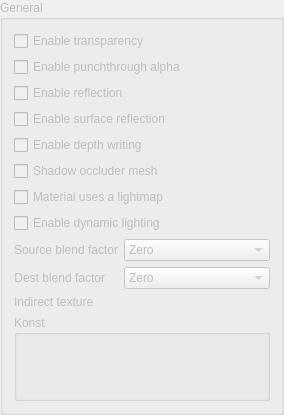
           <widget class="QGroupBox" name="GeneralGroupBox">
            <property name="enabled">
             <bool>false</bool>
            </property>
            <property name="sizePolicy">
             <sizepolicy hsizetype="Preferred" vsizetype="Preferred">
              <horstretch>0</horstretch>
              <verstretch>0</verstretch>
             </sizepolicy>
            </property>
            <property name="title">
             <string>General</string>
            </property>
            <layout class="QVBoxLayout" name="verticalLayout_8">
             <item>
              <widget class="QCheckBox" name="EnableTransparencyCheck">
               <property name="sizePolicy">
                <sizepolicy hsizetype="Preferred" vsizetype="Fixed">
                 <horstretch>0</horstretch>
                 <verstretch>0</verstretch>
                </sizepolicy>
               </property>
               <property name="toolTip">
                <string>Enables depth sorting of transparent materials. Required for transparent materials to render correctly.</string>
               </property>
               <property name="text">
                <string>Enable transparency</string>
               </property>
              </widget>
             </item>
             <item>
              <widget class="QCheckBox" name="EnablePunchthroughCheck">
               <property name="sizePolicy">
                <sizepolicy hsizetype="Preferred" vsizetype="Fixed">
                 <horstretch>0</horstretch>
                 <verstretch>0</verstretch>
                </sizepolicy>
               </property>
               <property name="toolTip">
                <string>Enable for &quot;cardboard cut-out&quot; alpha.</string>
               </property>
               <property name="text">
                <string>Enable punchthrough alpha</string>
               </property>
              </widget>
             </item>
             <item>
              <widget class="QCheckBox" name="EnableReflectionCheck">
               <property name="sizePolicy">
                <sizepolicy hsizetype="Preferred" vsizetype="Fixed">
                 <horstretch>0</horstretch>
                 <verstretch>0</verstretch>
                </sizepolicy>
               </property>
               <property name="toolTip">
                <string>This will make Samus's reflection appear in the material when the player stands near it. May not work properly on some surfaces.</string>
               </property>
               <property name="text">
                <string>Enable reflection</string>
               </property>
              </widget>
             </item>
             <item>
              <widget class="QCheckBox" name="EnableSurfaceReflectionCheck">
               <property name="text">
                <string>Enable surface reflection</string>
               </property>
              </widget>
             </item>
             <item>
              <widget class="QCheckBox" name="EnableDepthWriteCheck">
               <property name="sizePolicy">
                <sizepolicy hsizetype="Preferred" vsizetype="Fixed">
                 <horstretch>0</horstretch>
                 <verstretch>0</verstretch>
                </sizepolicy>
               </property>
               <property name="toolTip">
                <string>Enable this material to write to the depth buffer. This should be enabled.</string>
               </property>
               <property name="text">
                <string>Enable depth writing</string>
               </property>
              </widget>
             </item>
             <item>
              <widget class="QCheckBox" name="EnableOccluderCheck">
               <property name="sizePolicy">
                <sizepolicy hsizetype="Preferred" vsizetype="Fixed">
                 <horstretch>0</horstretch>
                 <verstretch>0</verstretch>
                </sizepolicy>
               </property>
               <property name="toolTip">
                <string>Meshes using this material won't be rendered, but they can be used to cast dynamic shadows on actors. Should only be enabled on terrain.</string>
               </property>
               <property name="text">
                <string>Shadow occluder mesh</string>
               </property>
              </widget>
             </item>
             <item>
              <widget class="QCheckBox" name="EnableLightmapCheck">
               <property name="text">
                <string>Material uses a lightmap</string>
               </property>
              </widget>
             </item>
             <item>
              <widget class="QCheckBox" name="EnableDynamicLightingCheck">
               <property name="sizePolicy">
                <sizepolicy hsizetype="Preferred" vsizetype="Fixed">
                 <horstretch>0</horstretch>
                 <verstretch>0</verstretch>
                </sizepolicy>
               </property>
               <property name="toolTip">
                <string>Enable dynamic lighting on this material. If disabled, the material will appear fullbright.</string>
               </property>
               <property name="text">
                <string>Enable dynamic lighting</string>
               </property>
              </widget>
             </item>
             <item>
              <layout class="QFormLayout" name="formLayout">
               <item row="0" column="0">
                <widget class="QLabel" name="SourceBlendLabel">
                 <property name="sizePolicy">
                  <sizepolicy hsizetype="Preferred" vsizetype="Preferred">
                   <horstretch>0</horstretch>
                   <verstretch>0</verstretch>
                  </sizepolicy>
                 </property>
                 <property name="text">
                  <string>Source blend factor</string>
                 </property>
                 <property name="alignment">
                  <set>Qt::AlignRight|Qt::AlignTrailing|Qt::AlignVCenter</set>
                 </property>
                </widget>
               </item>
               <item row="0" column="1">
                <widget class="QComboBox" name="SourceBlendComboBox">
                 <property name="sizePolicy">
                  <sizepolicy hsizetype="Expanding" vsizetype="Fixed">
                   <horstretch>0</horstretch>
                   <verstretch>0</verstretch>
                  </sizepolicy>
                 </property>
                 <property name="toolTip">
                  <string>When a new pixel is drawn, this value will be multiplied with the source pixel to determine how it gets blended with the destination pixel.&lt;br&gt;&lt;br&gt;Common settings:&lt;br&gt;* &lt;b&gt;One&lt;/b&gt; for source and &lt;b&gt;Zero&lt;/b&gt; for dest, for opaque materials&lt;br&gt;* &lt;b&gt;One&lt;/b&gt; for source and &lt;b&gt;One&lt;/b&gt; for dest, for additive transparency&lt;br&gt;* &lt;b&gt;Source Alpha&lt;/b&gt; for source and &lt;b&gt;Inverse Source Alpha&lt;/b&gt; for dest, for alpha-blended transparency</string>
                 </property>
                 <item>
                  <property name="text">
                   <string>Zero</string>
                  </property>
                 </item>
                 <item>
                  <property name="text">
                   <string>One</string>
                  </property>
                 </item>
                 <item>
                  <property name="text">
                   <string>Source Color</string>
                  </property>
                 </item>
                 <item>
                  <property name="text">
                   <string>Inverse Source Color</string>
                  </property>
                 </item>
                 <item>
                  <property name="text">
                   <string>Source Alpha</string>
                  </property>
                 </item>
                 <item>
                  <property name="text">
                   <string>Inverse Source Alpha</string>
                  </property>
                 </item>
                 <item>
                  <property name="text">
                   <string>Dest Alpha</string>
                  </property>
                 </item>
                 <item>
                  <property name="text">
                   <string>Inverse Dest Alpha</string>
                  </property>
                 </item>
                </widget>
               </item>
               <item row="1" column="0">
                <widget class="QLabel" name="DestBlendLabel">
                 <property name="sizePolicy">
                  <sizepolicy hsizetype="Preferred" vsizetype="Preferred">
                   <horstretch>0</horstretch>
                   <verstretch>0</verstretch>
                  </sizepolicy>
                 </property>
                 <property name="text">
                  <string>Dest blend factor</string>
                 </property>
                 <property name="alignment">
                  <set>Qt::AlignRight|Qt::AlignTrailing|Qt::AlignVCenter</set>
                 </property>
                </widget>
               </item>
               <item row="1" column="1">
                <widget class="QComboBox" name="DestBlendComboBox">
                 <property name="sizePolicy">
                  <sizepolicy hsizetype="Expanding" vsizetype="Fixed">
                   <horstretch>0</horstretch>
                   <verstretch>0</verstretch>
                  </sizepolicy>
                 </property>
                 <property name="toolTip">
                  <string>When a new pixel is drawn, this value will be multiplied with the destination pixel to determine how it gets blended with the input pixel.&lt;br&gt;&lt;br&gt;Common settings:&lt;br&gt;* &lt;b&gt;One&lt;/b&gt; for source and &lt;b&gt;Zero&lt;/b&gt; for dest, for opaque materials&lt;br&gt;* &lt;b&gt;One&lt;/b&gt; for source and &lt;b&gt;One&lt;/b&gt; for dest, for additive transparency&lt;br&gt;* &lt;b&gt;Source Alpha&lt;/b&gt; for source and &lt;b&gt;Inverse Source Alpha&lt;/b&gt; for dest, for alpha-blended transparency</string>
                 </property>
                 <item>
                  <property name="text">
                   <string>Zero</string>
                  </property>
                 </item>
                 <item>
                  <property name="text">
                   <string>One</string>
                  </property>
                 </item>
                 <item>
                  <property name="text">
                   <string>Dest Color</string>
                  </property>
                 </item>
                 <item>
                  <property name="text">
                   <string>Inverse Dest Color</string>
                  </property>
                 </item>
                 <item>
                  <property name="text">
                   <string>Source Alpha</string>
                  </property>
                 </item>
                 <item>
                  <property name="text">
                   <string>Inverse Source Alpha</string>
                  </property>
                 </item>
                 <item>
                  <property name="text">
                   <string>Dest Alpha</string>
                  </property>
                 </item>
                 <item>
                  <property name="text">
                   <string>Inverse Dest Alpha</string>
                  </property>
                 </item>
                </widget>
               </item>
              </layout>
             </item>
             <item>
              <layout class="QHBoxLayout" name="horizontalLayout_8">
               <item>
                <widget class="QLabel" name="IndTextureLabel">
                 <property name="text">
                  <string>Indirect texture</string>
                 </property>
                </widget>
               </item>
               <item>
                <widget class="WResourceSelector" name="IndTextureResSelector" native="true">
                 <property name="sizePolicy">
                  <sizepolicy hsizetype="Preferred" vsizetype="Preferred">
                   <horstretch>1</horstretch>
                   <verstretch>0</verstretch>
                  </sizepolicy>
                 </property>
                </widget>
               </item>
              </layout>
             </item>
             <item>
              <widget class="QGroupBox" name="KonstGroupBox">
               <property name="sizePolicy">
                <sizepolicy hsizetype="Preferred" vsizetype="Minimum">
                 <horstretch>0</horstretch>
                 <verstretch>0</verstretch>
                </sizepolicy>
               </property>
               <property name="toolTip">
                <string>Custom RGBA colors that can be set to be used as TEV inputs.</string>
               </property>
               <property name="title">
                <string>Konst</string>
               </property>
               <layout class="QHBoxLayout" name="horizontalLayout_3">
                <item>
                 <widget class="WColorPicker" name="KonstColorPickerA" native="true">
                  <property name="sizePolicy">
                   <sizepolicy hsizetype="Fixed" vsizetype="Fixed">
                    <horstretch>0</horstretch>
                    <verstretch>0</verstretch>
                   </sizepolicy>
                  </property>
                  <property name="minimumSize">
                   <size>
                    <width>45</width>
                    <height>45</height>
                   </size>
                  </property>
                  <property name="focusPolicy">
                   <enum>Qt::StrongFocus</enum>
                  </property>
                 </widget>
                </item>
                <item>
                 <widget class="WColorPicker" name="KonstColorPickerB" native="true">
                  <property name="sizePolicy">
                   <sizepolicy hsizetype="Fixed" vsizetype="Fixed">
                    <horstretch>0</horstretch>
                    <verstretch>0</verstretch>
                   </sizepolicy>
                  </property>
                  <property name="minimumSize">
                   <size>
                    <width>45</width>
                    <height>45</height>
                   </size>
                  </property>
                  <property name="focusPolicy">
                   <enum>Qt::StrongFocus</enum>
                  </property>
                 </widget>
                </item>
                <item>
                 <widget class="WColorPicker" name="KonstColorPickerC" native="true">
                  <property name="sizePolicy">
                   <sizepolicy hsizetype="Fixed" vsizetype="Fixed">
                    <horstretch>0</horstretch>
                    <verstretch>0</verstretch>
                   </sizepolicy>
                  </property>
                  <property name="minimumSize">
                   <size>
                    <width>45</width>
                    <height>45</height>
                   </size>
                  </property>
                  <property name="focusPolicy">
                   <enum>Qt::StrongFocus</enum>
                  </property>
                 </widget>
                </item>
                <item>
                 <widget class="WColorPicker" name="KonstColorPickerD" native="true">
                  <property name="sizePolicy">
                   <sizepolicy hsizetype="Fixed" vsizetype="Fixed">
                    <horstretch>0</horstretch>
                    <verstretch>0</verstretch>
                   </sizepolicy>
                  </property>
                  <property name="minimumSize">
                   <size>
                    <width>45</width>
                    <height>45</height>
                   </size>
                  </property>
                  <property name="focusPolicy">
                   <enum>Qt::StrongFocus</enum>
                  </property>
                 </widget>
                </item>
               </layout>
              </widget>
             </item>
            </layout>
           </widget>
